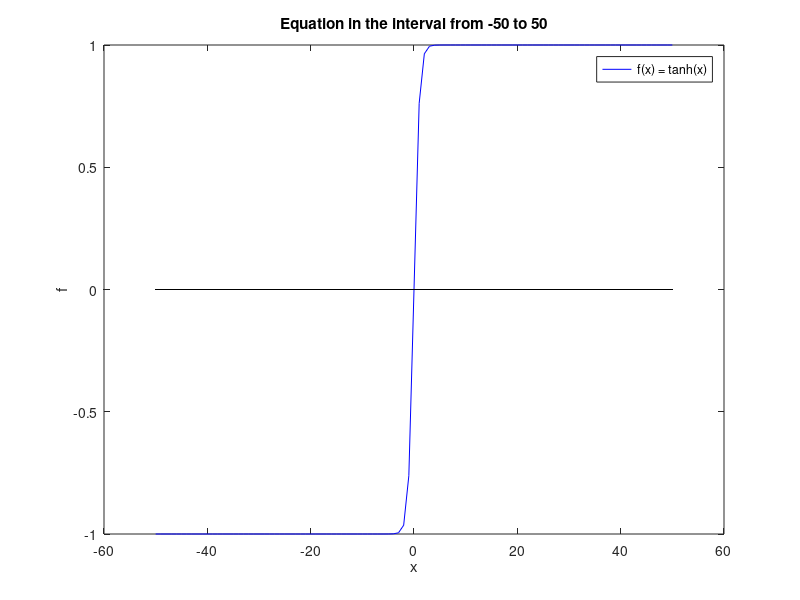

Here is the MATLAB script that generated this plot:
function Problem1()
    interval = -50:50;
    f=@(x) tanh(x);
    % (a) Visualizing possible solution
    fh = f(interval);
    plot(interval, fh, 'blue')
    hold on
    plot(interval, zeros(101), 'black')
    title('Equation in the interval from -50 to 50')
    xlabel('x')
    ylabel('f')
    legend('f(x) = tanh(x)')
    legend('Location', 'best');
    saveas(gcf, 'question1.png')
end